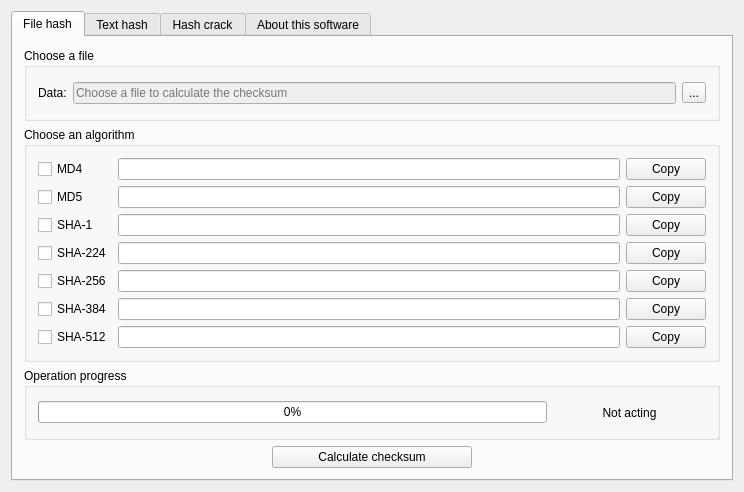
<?xml version="1.0" encoding="UTF-8"?>
<ui version="4.0">
 <class>Widget</class>
 <widget class="QWidget" name="Widget">
  <property name="geometry">
   <rect>
    <x>0</x>
    <y>0</y>
    <width>744</width>
    <height>492</height>
   </rect>
  </property>
  <property name="minimumSize">
   <size>
    <width>0</width>
    <height>0</height>
   </size>
  </property>
  <property name="maximumSize">
   <size>
    <width>5000</width>
    <height>5000</height>
   </size>
  </property>
  <property name="windowTitle">
   <string>HashCalc</string>
  </property>
  <layout class="QGridLayout" name="gridLayout_5">
   <item row="0" column="0">
    <widget class="QTabWidget" name="tabWidget">
     <property name="enabled">
      <bool>true</bool>
     </property>
     <property name="styleSheet">
      <string notr="true"/>
     </property>
     <property name="currentIndex">
      <number>0</number>
     </property>
     <widget class="QWidget" name="tab">
      <attribute name="title">
       <string>File hash</string>
      </attribute>
      <layout class="QGridLayout" name="gridLayout_7">
       <item row="0" column="0">
        <layout class="QVBoxLayout" name="verticalLayout">
         <item>
          <widget class="QGroupBox" name="chooseFile_groupBox">
           <property name="title">
            <string>Choose a file</string>
           </property>
           <layout class="QGridLayout" name="gridLayout_3">
            <item row="0" column="0">
             <layout class="QGridLayout" name="gridLayout">
              <item row="0" column="0">
               <widget class="QLabel" name="Data_label">
                <property name="text">
                 <string>Data:</string>
                </property>
               </widget>
              </item>
              <item row="0" column="1">
               <widget class="QLineEdit" name="fileName_LineEdit">
                <property name="enabled">
                 <bool>false</bool>
                </property>
                <property name="placeholderText">
                 <string>Choose a file to calculate the checksum</string>
                </property>
               </widget>
              </item>
              <item row="0" column="2">
               <widget class="QToolButton" name="openFileDialog_ToolButton">
                <property name="text">
                 <string>...</string>
                </property>
               </widget>
              </item>
             </layout>
            </item>
           </layout>
          </widget>
         </item>
         <item>
          <widget class="QGroupBox" name="chooseAlgorithm_groupBox">
           <property name="title">
            <string>Choose an algorithm</string>
           </property>
           <layout class="QGridLayout" name="gridLayout_2">
            <item row="0" column="0">
             <layout class="QGridLayout" name="gridLayout_4">
              <item row="3" column="0">
               <widget class="QCheckBox" name="Sha224_checkBox">
                <property name="text">
                 <string>SHA-224</string>
                </property>
               </widget>
              </item>
              <item row="6" column="2">
               <widget class="QPushButton" name="Sha512_pushButton">
                <property name="text">
                 <string>Copy</string>
                </property>
               </widget>
              </item>
              <item row="5" column="2">
               <widget class="QPushButton" name="Sha384_pushButton">
                <property name="text">
                 <string>Copy</string>
                </property>
               </widget>
              </item>
              <item row="3" column="1">
               <widget class="QLineEdit" name="Sha224_lineEdit"/>
              </item>
              <item row="0" column="2">
               <widget class="QPushButton" name="Md4_pushButton">
                <property name="text">
                 <string>Copy</string>
                </property>
               </widget>
              </item>
              <item row="3" column="2">
               <widget class="QPushButton" name="Sha224_pushButton">
                <property name="text">
                 <string>Copy</string>
                </property>
               </widget>
              </item>
              <item row="2" column="2">
               <widget class="QPushButton" name="Sha1_pushButton">
                <property name="text">
                 <string>Copy</string>
                </property>
               </widget>
              </item>
              <item row="4" column="2">
               <widget class="QPushButton" name="Sha256_pushButton">
                <property name="text">
                 <string>Copy</string>
                </property>
               </widget>
              </item>
              <item row="2" column="1">
               <widget class="QLineEdit" name="Sha1_lineEdit"/>
              </item>
              <item row="4" column="1">
               <widget class="QLineEdit" name="Sha256_lineEdit"/>
              </item>
              <item row="5" column="1">
               <widget class="QLineEdit" name="Sha384_lineEdit"/>
              </item>
              <item row="6" column="0">
               <widget class="QCheckBox" name="Sha512_checkBox">
                <property name="text">
                 <string>SHA-512</string>
                </property>
               </widget>
              </item>
              <item row="4" column="0">
               <widget class="QCheckBox" name="Sha256_checkBox">
                <property name="text">
                 <string>SHA-256</string>
                </property>
               </widget>
              </item>
              <item row="6" column="1">
               <widget class="QLineEdit" name="Sha512_lineEdit"/>
              </item>
              <item row="0" column="0">
               <widget class="QCheckBox" name="Md4_checkBox">
                <property name="text">
                 <string>MD4</string>
                </property>
               </widget>
              </item>
              <item row="2" column="0">
               <widget class="QCheckBox" name="Sha1_checkBox">
                <property name="text">
                 <string>SHA-1</string>
                </property>
               </widget>
              </item>
              <item row="1" column="1">
               <widget class="QLineEdit" name="Md5_lineEdit"/>
              </item>
              <item row="1" column="2">
               <widget class="QPushButton" name="Md5_pushButton">
                <property name="text">
                 <string>Copy</string>
                </property>
               </widget>
              </item>
              <item row="5" column="0">
               <widget class="QCheckBox" name="Sha384_checkBox">
                <property name="text">
                 <string>SHA-384</string>
                </property>
               </widget>
              </item>
              <item row="1" column="0">
               <widget class="QCheckBox" name="Md5_checkBox">
                <property name="text">
                 <string>MD5</string>
                </property>
                <property name="checkable">
                 <bool>true</bool>
                </property>
               </widget>
              </item>
              <item row="0" column="1">
               <widget class="QLineEdit" name="Md4_lineEdit"/>
              </item>
             </layout>
            </item>
           </layout>
          </widget>
         </item>
         <item>
          <widget class="QGroupBox" name="groupBox_2">
           <property name="title">
            <string>Operation progress</string>
           </property>
           <layout class="QGridLayout" name="gridLayout_8">
            <item row="0" column="0">
             <layout class="QHBoxLayout" name="horizontalLayout_3">
              <item>
               <widget class="QProgressBar" name="progressBar">
                <property name="minimumSize">
                 <size>
                  <width>0</width>
                  <height>0</height>
                 </size>
                </property>
                <property name="value">
                 <number>0</number>
                </property>
               </widget>
              </item>
              <item>
               <widget class="QLabel" name="label">
                <property name="enabled">
                 <bool>true</bool>
                </property>
                <property name="minimumSize">
                 <size>
                  <width>153</width>
                  <height>0</height>
                 </size>
                </property>
                <property name="maximumSize">
                 <size>
                  <width>100</width>
                  <height>16777215</height>
                 </size>
                </property>
                <property name="lineWidth">
                 <number>1</number>
                </property>
                <property name="midLineWidth">
                 <number>0</number>
                </property>
                <property name="text">
                 <string>Not acting</string>
                </property>
                <property name="alignment">
                 <set>Qt::AlignCenter</set>
                </property>
               </widget>
              </item>
             </layout>
            </item>
           </layout>
          </widget>
         </item>
         <item>
          <layout class="QHBoxLayout" name="horizontalLayout">
           <item>
            <spacer name="horizontalSpacer">
             <property name="orientation">
              <enum>Qt::Horizontal</enum>
             </property>
             <property name="sizeHint" stdset="0">
              <size>
               <width>40</width>
               <height>20</height>
              </size>
             </property>
            </spacer>
           </item>
           <item>
            <widget class="QPushButton" name="calculate_pushButton">
             <property name="minimumSize">
              <size>
               <width>200</width>
               <height>0</height>
              </size>
             </property>
             <property name="text">
              <string>Calculate checksum</string>
             </property>
            </widget>
           </item>
           <item>
            <spacer name="horizontalSpacer_2">
             <property name="orientation">
              <enum>Qt::Horizontal</enum>
             </property>
             <property name="sizeHint" stdset="0">
              <size>
               <width>40</width>
               <height>20</height>
              </size>
             </property>
            </spacer>
           </item>
          </layout>
         </item>
        </layout>
       </item>
      </layout>
     </widget>
     <widget class="QWidget" name="tab_2">
      <attribute name="title">
       <string>Text hash</string>
      </attribute>
      <layout class="QGridLayout" name="gridLayout_11">
       <item row="0" column="0">
        <layout class="QGridLayout" name="gridLayout_10">
         <item row="0" column="0">
          <widget class="QGroupBox" name="textToHash_groupBox">
           <property name="title">
            <string>Write your text here</string>
           </property>
           <layout class="QVBoxLayout" name="verticalLayout_2">
            <item>
             <widget class="QPlainTextEdit" name="textToHash_plainTextEdit">
              <property name="minimumSize">
               <size>
                <width>0</width>
                <height>0</height>
               </size>
              </property>
              <property name="plainText">
               <string/>
              </property>
             </widget>
            </item>
           </layout>
          </widget>
         </item>
         <item row="1" column="0">
          <layout class="QGridLayout" name="gridLayout_6">
           <item row="0" column="6">
            <widget class="QRadioButton" name="Sha512_radioButton">
             <property name="text">
              <string>SHA-512</string>
             </property>
            </widget>
           </item>
           <item row="0" column="3">
            <widget class="QRadioButton" name="Sha224_radioButton">
             <property name="text">
              <string>SHA-224</string>
             </property>
            </widget>
           </item>
           <item row="0" column="0">
            <widget class="QRadioButton" name="Md4_radioButton">
             <property name="text">
              <string>MD4</string>
             </property>
            </widget>
           </item>
           <item row="0" column="4">
            <widget class="QRadioButton" name="Sha256_radioButton">
             <property name="text">
              <string>SHA-256</string>
             </property>
            </widget>
           </item>
           <item row="0" column="5">
            <widget class="QRadioButton" name="Sha384_radioButton">
             <property name="text">
              <string>SHA-384</string>
             </property>
            </widget>
           </item>
           <item row="0" column="2">
            <widget class="QRadioButton" name="Sha1_radioButton">
             <property name="text">
              <string>SHA-1</string>
             </property>
            </widget>
           </item>
           <item row="0" column="1">
            <widget class="QRadioButton" name="Md5_radioButton">
             <property name="text">
              <string>MD5</string>
             </property>
            </widget>
           </item>
          </layout>
         </item>
         <item row="2" column="0">
          <widget class="QGroupBox" name="textHash_groupBox">
           <property name="title">
            <string>Click &quot;Hash the text&quot; and see the result here</string>
           </property>
           <layout class="QVBoxLayout" name="verticalLayout_3">
            <item>
             <widget class="QPlainTextEdit" name="textHash_plainTextEdit">
              <property name="minimumSize">
               <size>
                <width>0</width>
                <height>0</height>
               </size>
              </property>
              <property name="plainText">
               <string/>
              </property>
             </widget>
            </item>
           </layout>
          </widget>
         </item>
         <item row="3" column="0">
          <layout class="QHBoxLayout" name="horizontalLayout_2">
           <item>
            <spacer name="horizontalSpacer_3">
             <property name="orientation">
              <enum>Qt::Horizontal</enum>
             </property>
             <property name="sizeHint" stdset="0">
              <size>
               <width>40</width>
               <height>20</height>
              </size>
             </property>
            </spacer>
           </item>
           <item>
            <widget class="QPushButton" name="textCalculate_pushButton">
             <property name="minimumSize">
              <size>
               <width>200</width>
               <height>0</height>
              </size>
             </property>
             <property name="text">
              <string>Hash the text</string>
             </property>
            </widget>
           </item>
           <item>
            <spacer name="horizontalSpacer_4">
             <property name="orientation">
              <enum>Qt::Horizontal</enum>
             </property>
             <property name="sizeHint" stdset="0">
              <size>
               <width>40</width>
               <height>20</height>
              </size>
             </property>
            </spacer>
           </item>
          </layout>
         </item>
        </layout>
       </item>
      </layout>
     </widget>
     <widget class="QWidget" name="tab_3">
      <attribute name="title">
       <string>Hash crack</string>
      </attribute>
      <layout class="QGridLayout" name="gridLayout_15">
       <item row="0" column="0">
        <layout class="QVBoxLayout" name="verticalLayout_5">
         <item>
          <widget class="QTextBrowser" name="textBrowser">
           <property name="html">
            <string>&lt;!DOCTYPE HTML PUBLIC &quot;-//W3C//DTD HTML 4.0//EN&quot; &quot;http://www.w3.org/TR/REC-html40/strict.dtd&quot;&gt;
&lt;html&gt;&lt;head&gt;&lt;meta name=&quot;qrichtext&quot; content=&quot;1&quot; /&gt;&lt;style type=&quot;text/css&quot;&gt;
p, li { white-space: pre-wrap; }
&lt;/style&gt;&lt;/head&gt;&lt;body style=&quot; font-family:'Sans Serif'; font-size:8pt; font-weight:400; font-style:normal;&quot;&gt;
&lt;p style=&quot; margin-top:0px; margin-bottom:0px; margin-left:0px; margin-right:0px; -qt-block-indent:0; text-indent:0px;&quot;&gt;&lt;span style=&quot; font-size:10pt; font-weight:600;&quot;&gt;Notes: &lt;/span&gt;&lt;/p&gt;
&lt;p style=&quot; margin-top:0px; margin-bottom:0px; margin-left:0px; margin-right:0px; -qt-block-indent:0; text-indent:0px;&quot;&gt;&lt;span style=&quot; font-size:10pt;&quot;&gt;1- Hash cracking needs a working internet connection to search thought an online hashes database.&lt;/span&gt;&lt;/p&gt;
&lt;p style=&quot; margin-top:0px; margin-bottom:0px; margin-left:0px; margin-right:0px; -qt-block-indent:0; text-indent:0px;&quot;&gt;&lt;span style=&quot; font-size:10pt;&quot;&gt;2- Database search is much more efficient than brute force cracking, but there is no &lt;/span&gt;&lt;span style=&quot; font-size:10pt; font-weight:600;&quot;&gt;WARRANTY&lt;/span&gt;&lt;span style=&quot; font-size:10pt;&quot;&gt; that your hash will be cracked.&lt;/span&gt;&lt;/p&gt;
&lt;p style=&quot; margin-top:0px; margin-bottom:0px; margin-left:0px; margin-right:0px; -qt-block-indent:0; text-indent:0px;&quot;&gt;&lt;span style=&quot; font-size:10pt;&quot;&gt;3- For now, Hash cracking supports only MD5 hashes.&lt;/span&gt;&lt;/p&gt;
&lt;p style=&quot;-qt-paragraph-type:empty; margin-top:0px; margin-bottom:0px; margin-left:0px; margin-right:0px; -qt-block-indent:0; text-indent:0px; font-size:10pt;&quot;&gt;&lt;br /&gt;&lt;/p&gt;&lt;/body&gt;&lt;/html&gt;</string>
           </property>
          </widget>
         </item>
         <item>
          <spacer name="verticalSpacer_2">
           <property name="orientation">
            <enum>Qt::Vertical</enum>
           </property>
           <property name="sizeType">
            <enum>QSizePolicy::Maximum</enum>
           </property>
           <property name="sizeHint" stdset="0">
            <size>
             <width>20</width>
             <height>92</height>
            </size>
           </property>
          </spacer>
         </item>
         <item>
          <layout class="QGridLayout" name="gridLayout_14">
           <item row="0" column="0" rowspan="2" colspan="2">
            <layout class="QVBoxLayout" name="verticalLayout_4">
             <item>
              <widget class="QLineEdit" name="md5crack_lineEdit">
               <property name="placeholderText">
                <string>original hash (MD5 only)</string>
               </property>
              </widget>
             </item>
             <item>
              <widget class="QLineEdit" name="md5cracked_lineEdit">
               <property name="text">
                <string/>
               </property>
               <property name="placeholderText">
                <string>result will be shown here</string>
               </property>
              </widget>
             </item>
            </layout>
           </item>
           <item row="0" column="2">
            <spacer name="horizontalSpacer_7">
             <property name="orientation">
              <enum>Qt::Horizontal</enum>
             </property>
             <property name="sizeType">
              <enum>QSizePolicy::Maximum</enum>
             </property>
             <property name="sizeHint" stdset="0">
              <size>
               <width>200</width>
               <height>20</height>
              </size>
             </property>
            </spacer>
           </item>
           <item row="1" column="2">
            <spacer name="horizontalSpacer_8">
             <property name="orientation">
              <enum>Qt::Horizontal</enum>
             </property>
             <property name="sizeType">
              <enum>QSizePolicy::Maximum</enum>
             </property>
             <property name="sizeHint" stdset="0">
              <size>
               <width>200</width>
               <height>20</height>
              </size>
             </property>
            </spacer>
           </item>
           <item row="2" column="0">
            <widget class="QPushButton" name="crack_pushButton">
             <property name="text">
              <string>Crack!</string>
             </property>
            </widget>
           </item>
           <item row="2" column="1" colspan="2">
            <spacer name="horizontalSpacer_6">
             <property name="orientation">
              <enum>Qt::Horizontal</enum>
             </property>
             <property name="sizeHint" stdset="0">
              <size>
               <width>560</width>
               <height>20</height>
              </size>
             </property>
            </spacer>
           </item>
          </layout>
         </item>
         <item>
          <spacer name="verticalSpacer_3">
           <property name="orientation">
            <enum>Qt::Vertical</enum>
           </property>
           <property name="sizeType">
            <enum>QSizePolicy::Maximum</enum>
           </property>
           <property name="sizeHint" stdset="0">
            <size>
             <width>20</width>
             <height>213</height>
            </size>
           </property>
          </spacer>
         </item>
        </layout>
       </item>
      </layout>
     </widget>
     <widget class="QWidget" name="tab_4">
      <attribute name="title">
       <string>About this software</string>
      </attribute>
      <layout class="QGridLayout" name="gridLayout_13">
       <item row="0" column="0">
        <layout class="QGridLayout" name="gridLayout_12">
         <item row="0" column="0" colspan="3">
          <widget class="QGroupBox" name="groupBox">
           <property name="title">
            <string>About this software</string>
           </property>
           <layout class="QGridLayout" name="gridLayout_9">
            <item row="0" column="0">
             <widget class="QTextBrowser" name="textBrowser_2">
              <property name="html">
               <string>&lt;!DOCTYPE HTML PUBLIC &quot;-//W3C//DTD HTML 4.0//EN&quot; &quot;http://www.w3.org/TR/REC-html40/strict.dtd&quot;&gt;
&lt;html&gt;&lt;head&gt;&lt;meta name=&quot;qrichtext&quot; content=&quot;1&quot; /&gt;&lt;style type=&quot;text/css&quot;&gt;
p, li { white-space: pre-wrap; }
&lt;/style&gt;&lt;/head&gt;&lt;body style=&quot; font-family:'Sans Serif'; font-size:8pt; font-weight:400; font-style:normal;&quot;&gt;
&lt;p style=&quot; margin-top:0px; margin-bottom:0px; margin-left:0px; margin-right:0px; -qt-block-indent:0; text-indent:0px;&quot;&gt;&lt;span style=&quot; font-size:9pt; font-weight:600;&quot;&gt;HashCalc&lt;/span&gt;&lt;span style=&quot; font-size:9pt;&quot;&gt; is free-opensource utility that allow you to calculate hashes for files, as well as for plain text in many hashing algorithms including (Md4, Md5, Sha1, ... )&lt;/span&gt;&lt;/p&gt;
&lt;p style=&quot;-qt-paragraph-type:empty; margin-top:0px; margin-bottom:0px; margin-left:0px; margin-right:0px; -qt-block-indent:0; text-indent:0px; font-size:9pt;&quot;&gt;&lt;br /&gt;&lt;/p&gt;
&lt;p style=&quot; margin-top:0px; margin-bottom:0px; margin-left:0px; margin-right:0px; -qt-block-indent:0; text-indent:0px;&quot;&gt;&lt;span style=&quot; font-size:9pt;&quot;&gt;This software is licened under &lt;/span&gt;&lt;span style=&quot; font-size:9pt; font-weight:600;&quot;&gt;LGPL v3.0&lt;/span&gt;&lt;/p&gt;
&lt;p style=&quot;-qt-paragraph-type:empty; margin-top:0px; margin-bottom:0px; margin-left:0px; margin-right:0px; -qt-block-indent:0; text-indent:0px; font-size:9pt; font-weight:600;&quot;&gt;&lt;br /&gt;&lt;/p&gt;
&lt;p style=&quot; margin-top:0px; margin-bottom:0px; margin-left:0px; margin-right:0px; -qt-block-indent:0; text-indent:0px;&quot;&gt;&lt;span style=&quot; font-size:9pt;&quot;&gt;If you want to report a bug, or suggest a new feature, feel free to contact me at&lt;/span&gt;&lt;span style=&quot; font-size:9pt; font-weight:600;&quot;&gt; abdeljalil73@gmail.com&lt;/span&gt;&lt;/p&gt;&lt;/body&gt;&lt;/html&gt;</string>
              </property>
             </widget>
            </item>
           </layout>
          </widget>
         </item>
         <item row="1" column="1">
          <spacer name="verticalSpacer">
           <property name="orientation">
            <enum>Qt::Vertical</enum>
           </property>
           <property name="sizeHint" stdset="0">
            <size>
             <width>20</width>
             <height>243</height>
            </size>
           </property>
          </spacer>
         </item>
         <item row="2" column="0">
          <spacer name="horizontalSpacer_5">
           <property name="orientation">
            <enum>Qt::Horizontal</enum>
           </property>
           <property name="sizeHint" stdset="0">
            <size>
             <width>0</width>
             <height>20</height>
            </size>
           </property>
          </spacer>
         </item>
         <item row="2" column="2">
          <widget class="QPushButton" name="pushButton">
           <property name="minimumSize">
            <size>
             <width>150</width>
             <height>0</height>
            </size>
           </property>
           <property name="text">
            <string>About Qt!</string>
           </property>
          </widget>
         </item>
        </layout>
       </item>
      </layout>
     </widget>
    </widget>
   </item>
  </layout>
 </widget>
 <layoutdefault spacing="6" margin="11"/>
 <resources/>
 <connections/>
</ui>
